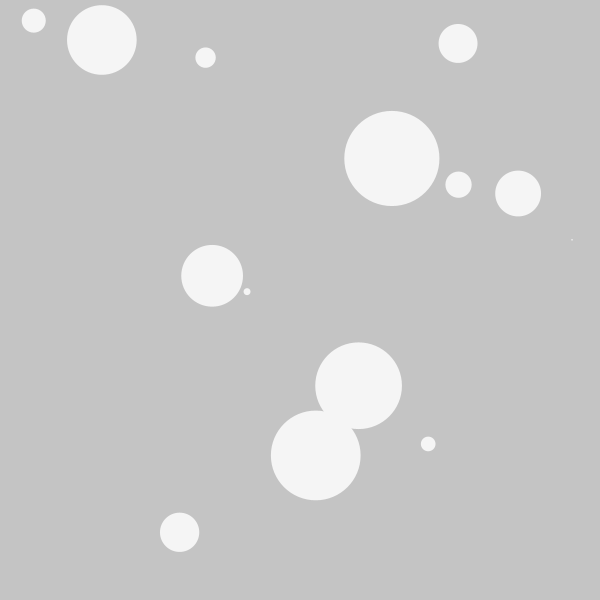
Frame 1 (no input)
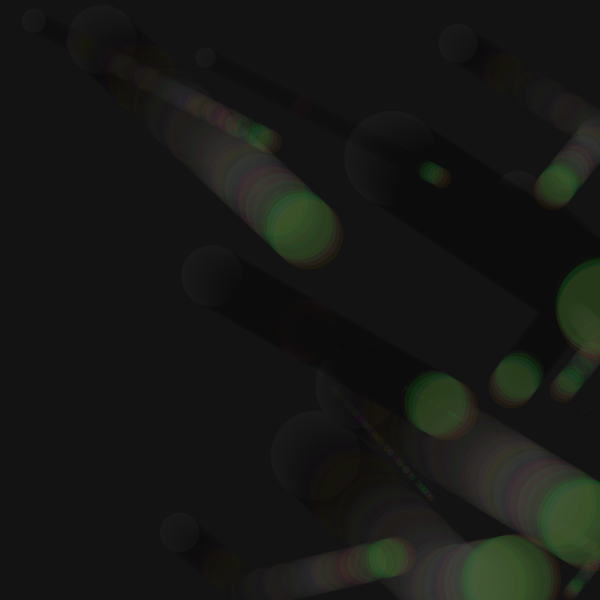
Frame 60 (the mouse pressed at the canvas centre just before this capture)
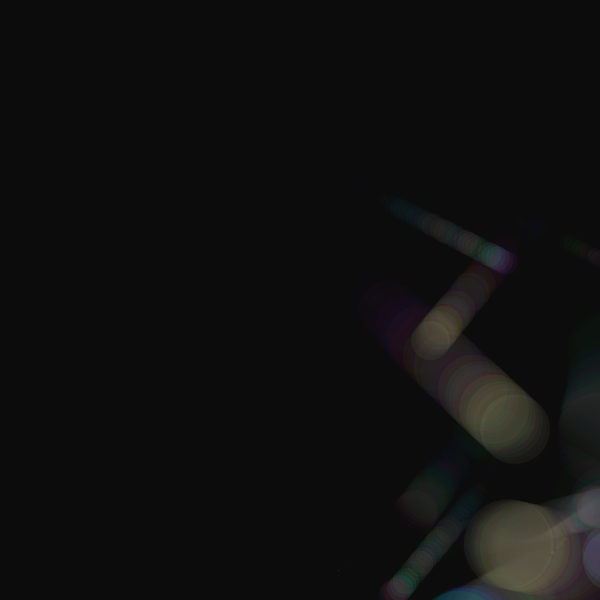
Frame 120 (the mouse held since frame 60 and released just before this capture)

The Processing sketch that drew these frames (run headless with seeded random() and noise(); from frame 60 on, the mouse is pressed at the canvas centre):

// Processing sketch: processing_73482
// ── processing_73482.pde

//Amount of ball classes being called
int ballCount=15;

//sets up area of memory for the array of the ball class
Ball[] b = new Ball[ballCount];



void setup() {

  //initilizes the starting values
  size(600, 600);
  //Sets the frame
  frameRate(40);

  //Creates a loop that intilizes the class arrays and gives then random attributes
  for (int i=0;i<b.length;i++) {
    b[i]= new Ball(random(width), random(height), random(100), random(100));
  }
}

void draw() {

  //loops throughout all the classes and calls the update and render methods within the ball class
  for (int i=0;i<b.length;i++) {
    b[i].update();

    b[i].render();
  }
  //updates background rectangle to help give the trail effect
  fill(0, 10);
  rect(0, 0, width, height);
}


//ball class
class Ball {
  //initial variables
  //x starting postion
  float x;
  //y starting postion
  float y;
  //diameter
  float d;
  //angle
  float a;
  //x axis direction
  float m1;
  //y axis direction
  float m2;

  //constructior setting up initial variables
  public Ball(float newX, float newY, float newD, float newA) {
    x= newX;
    y= newY;
    d= newD;
    a= newA;
    //x direction
    m1= 3;
    
   //y direction
    m2= 2;
  }

  //updates the location of each ball 
  void update() {

    //holds red colour value
    float Cred = random(255);
    //hold green colour value
    float Cgreen = random(255);
    //holds blue colour value
    float Cblue = random(255);
    //used to record how many times the walls have been hit
    int bounces = 0;


    //used to select what colour it leans towards starting at creen
    float Crandom = 2;



    //Causes the ball to bounce if it hits right side and changes the colour of each ellipse then incriments bounce
    if (x>=width) {
      //changes direction
      m1=m1*(-1);
      //changes angle
      a+=3;
      //adds a different fill
      fill(Cred, Cgreen, Cblue, 20);
      //incriments bounce
      bounces++;
    }
    //Causes the ball to bounce if it hits left side and changes the colour of each ellispse then incriments bounce
    if (x<=0) {
      m1=m1*(-1);
      a+=3;
      fill(Cred, Cgreen, Cblue, 20);
      bounces++;
    }
    //Causes the ball to bounce if it hits the bottom and changes the colour of each ellipse then incriments bounce
    if (y>=height-10) {
      m2=m2*(-1);
      a+=3;
      fill(Cred, Cgreen, Cblue, 20);
      bounces++;
    }

    //Causes the ball to bounce if it hits the top and changes the colour of the ellipse then incriments bounce
    if (y<=10) {
      m2=m2*(-1);
      a+=3;
      fill(Cred, Cgreen, Cblue, 20);
      bounces++;
    }

    x+=m1;
    y+=m2;
    //causes the angle to change when it bounces base on the if statements
    float xInc = cos(radians(a))*1.0;
    float yInc = sin(radians(a))*1.5;

    x+=xInc;
    y+=yInc;

    //after 10 bounces choose a Red,Green,or blue to be stronger then the other colours
    if (bounces > 10) {
      //choose random colour
      Crandom = random(3);
      //reset bounces to 0
      bounces = 0;
    }

    //choose what colour to make stronger based on Crandom
    //if Crandom = 1 make red stronger
    if (Crandom == 1) {
      Cred = (random(255)+100);
    }
    //if Crandon = 2 make green stronger
    else if (Crandom == 2) {
      Cgreen = (random(255)+100);
    }
    //if Crandom = 3 make blue stronger
    else if  (Crandom  == 3) {
      Cblue = (random(255)+100);
    }
  }

  //constantly renders the ellipses
  void render() {
    //removes stroke
    noStroke();
    //creates ellispe
    ellipse(x, y, d, d);
  }
}
